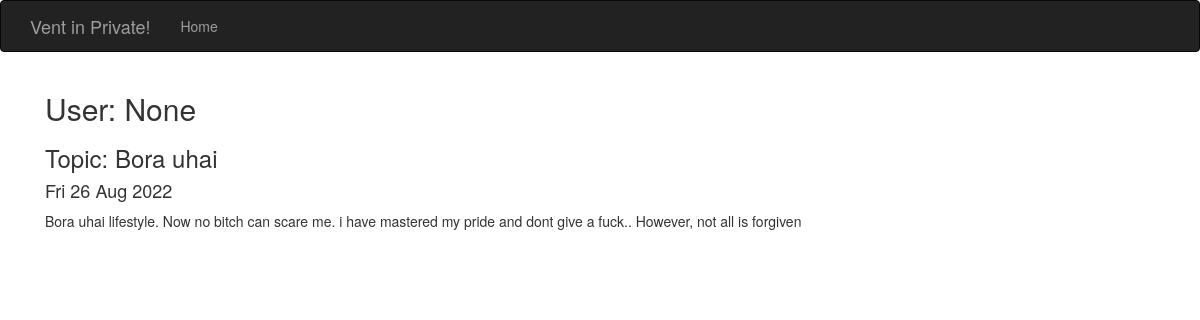
Before: /show_thoughts/20&Bora uhai with the older database file.
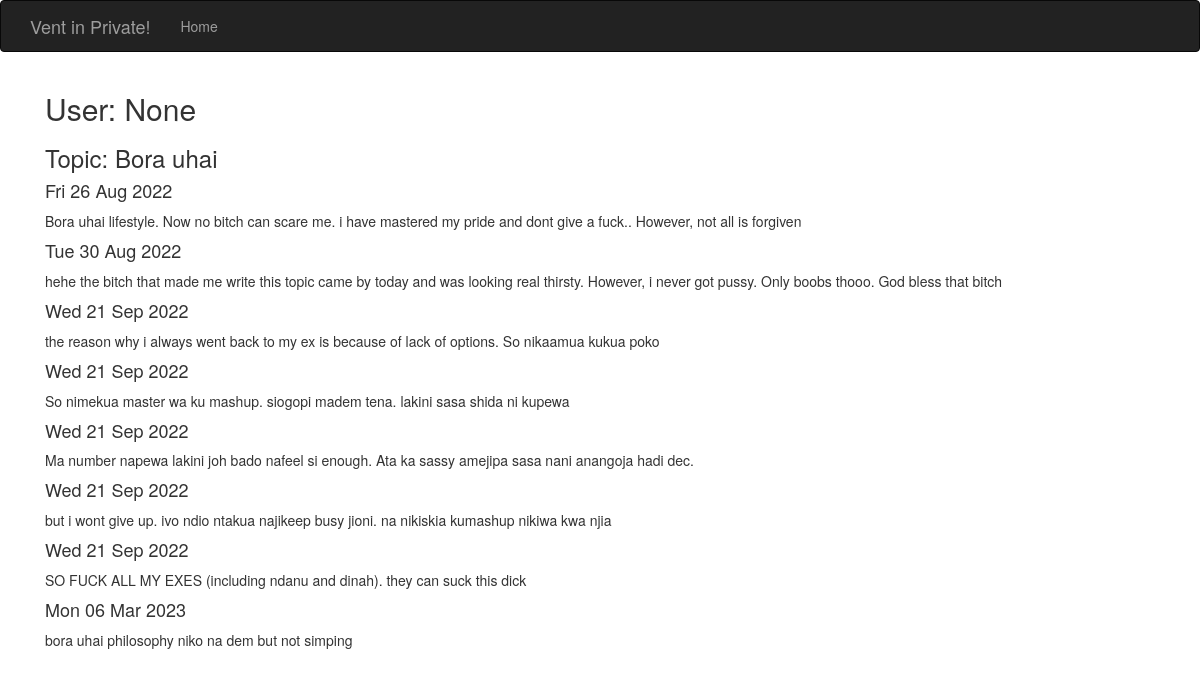
After: the same page with the newer database file.
### model.py (models this page shows, shortened)
class Thought(db.Model):
    __tablename__ = 'thoughts'
    id = db.Column(db.Integer, primary_key=True)
    content = db.Column(db.String(200), nullable=False)
    date_created = db.Column(db.DateTime, default=datetime.utcnow)
    topic_id = db.Column(db.Integer, db.ForeignKey('topics.id'))

### app.py (the view)
@app.route('/show_thoughts/<int:id>&<string:topic_name>')
def show_topic(id,topic_name):
    thoughts = Thought.query.filter_by(topic_id=id).all()
    return render_template('thought.html', thoughts=thoughts, topic_name=topic_name,name=session.get('name'))

### templates/thought.html
{% extends 'base.html'%}
{% block page_content%}
    <div class="container">
        <h2>User: {{name}}</h2>
        <h3>Topic: {{topic_name}}</h3>
        {% for thought in thoughts%}
        <div class="thought_item">
            <h4>{{thought.date_created.strftime("%a %d %b %Y")}}</h4>
            <p>
                {{thought.content}}
            </p>
        </div>
        {% endfor %}
    </div>
{% endblock %}

### templates/base.html (shortened to what this page needs)
{% extends 'bootstrap/base.html' %}
{% block head %}
{{super()}}
{% endblock %}
{% block navbar %}
    <div class="navbar navbar-inverse" role="navigation">
        <div class="container">
            <div class="navbar-header">
                <a class="navbar-brand" href="/">Vent in Private!</a>
            </div>
            <div class="navbar-collapse collapse">
                <ul class="nav navbar-nav">
                    <li><a href="/">Home</a></li>
                </ul>
            </div>
        </div>
    </div>
{% endblock %}
    {% block content %}
    <div class="container">
        {% block page_content %}{% endblock %}
    </div>
    {% endblock %}

Changed rows visible on the page:
added Thought: date_created "Tue 30 Aug 2022", content "hehe the bitch that made me write this topic came by today and was looking real thirsty. However, i never got pussy. Only boobs thooo. God bless that bitch"
added Thought: date_created "Wed 21 Sep 2022", content "the reason why i always went back to my ex is because of lack of options. So nikaamua kukua poko"
added Thought: date_created "Wed 21 Sep 2022", content "So nimekua master wa ku mashup. siogopi madem tena. lakini sasa shida ni kupewa"
added Thought: date_created "Wed 21 Sep 2022", content "Ma number napewa lakini joh bado nafeel si enough. Ata ka sassy amejipa sasa nani anangoja hadi dec."
added Thought: date_created "Wed 21 Sep 2022", content "but i wont give up. ivo ndio ntakua najikeep busy jioni. na nikiskia kumashup nikiwa kwa njia"
added Thought: date_created "Wed 21 Sep 2022", content "SO FUCK ALL MY EXES (including ndanu and dinah). they can suck this dick"
added Thought: date_created "Mon 06 Mar 2023", content "bora uhai philosophy niko na dem but not simping"
